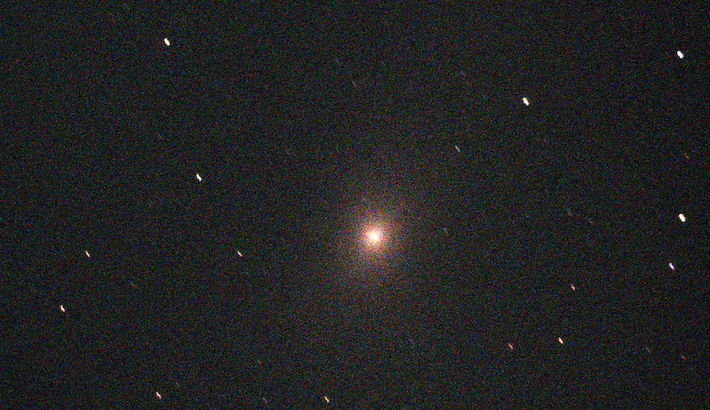
#> input picture img5.png, 710 x 410 px
$ python stack.py   (older library calls are emulated)
#> lines starting #> are read from the running program, lines starting #| are printed output that depends on the picture; long printed decimals are rounded
import cv2
import numpy as np
from PIL import Image
def get_keypoints(img, pt1=(0, 0), pt2=None):
    if pt2 is None:
        pt2 = (img.shape[1], img.shape[0])

    gray = cv2.cvtColor(img, cv2.COLOR_RGB2GRAY)
    mask = cv2.rectangle(np.zeros_like(gray), pt1, pt2, color=1, thickness=-1)
    akaze = cv2.AKAZE_create()

    return akaze.detectAndCompute(gray, mask=mask)

def get_matcher(img, kp2, des2):
    kp1, des1 = get_keypoints(img)

    if len(kp1) == 0 or len(kp2) == 0:
        return None

    bf = cv2.BFMatcher()
    matches = bf.knnMatch(des1, des2, k=2)

    good = [m for m, n in matches if m.distance < 0.8 * n.distance]

    if len(good) == 0:
        return None

    target_position = [[kp1[m.queryIdx].pt[0], kp1[m.queryIdx].pt[1]] for m in good]
    base_position = [[kp2[m.trainIdx].pt[0], kp2[m.trainIdx].pt[1]] for m in good]

    apt1 = np.array(target_position)
    apt2 = np.array(base_position)
    return apt1, apt2

def get_alignment_img(img, kp2, des2):
    height, width = img.shape[:2]
    apt1, apt2 = get_matcher(img, kp2, des2)

    mtx = cv2.estimateAffinePartial2D(apt1, apt2)[0]

    if mtx is not None:
        return cv2.warpAffine(img, mtx, (width, height))
    else:
        return None
base = np.array(Image.open("img5.png"), dtype=np.uint8)[:,:,:3]
frame = np.array(Image.open("img4.png"), dtype=np.uint8)[:,:,:3]
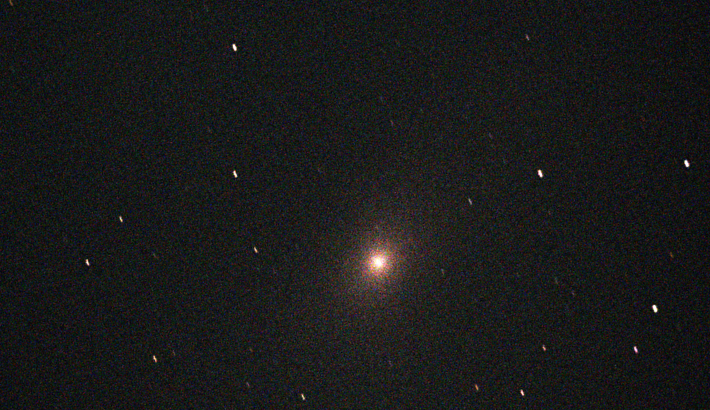
#> input picture img4.png, 710 x 410 px

kp, des = get_keypoints(base)
#> in get_keypoints, `gray = cv2.cvtColor(img, cv2.COLOR_RGB2GRAY)`:
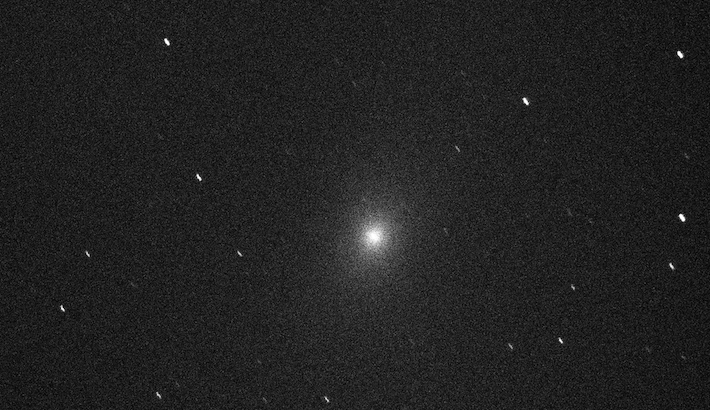
#> gray: shape (410, 710); min 0, max 255, mean 33.5
#> kp = 18 keypoints; strongest (x, y, size): (680, 54, 4.8), (374, 236, 16.1), (373, 235, 22.8), (525, 101, 5.7)
align = get_alignment_img(frame, kp, des)
#> in get_matcher, `kp1, des1 = get_keypoints(img)`: kp1 = 16 keypoints; strongest (x, y, size): (378, 262, 16.1), (655, 308, 4.8), (540, 173, 4.8), (234, 47, 4.8)
#> in get_matcher, `matches = bf.knnMatch(des1, des2, k=2)`: matches = 16 matches
#> in get_matcher, `good = [m for m, n in matches if m.distance < 0.8 * n.distance]`: good = 2 matches
#> in get_matcher, `target_position = [[kp1[m.queryIdx].pt[0], kp1[m.queryIdx].pt[1]] for ..`: target_position = [[234.1, 46.98], [377.9, 261.9]]
#> in get_matcher, `base_position = [[kp2[m.trainIdx].pt[0], kp2[m.trainIdx].pt[1]] for m ..`: base_position = [[166.6, 41.54], [372.9, 234.8]]
#> in get_matcher, `apt1 = np.array(target_position)`: apt1 = [[234.1, 46.98], [377.9, 261.9]]
#> in get_matcher, `apt2 = np.array(base_position)`: apt2 = [[166.6, 41.54], [372.9, 234.8]]
#> in get_alignment_img, `apt1, apt2 = get_matcher(img, kp2, des2)`: apt1 = [[234.1, 46.98], [377.9, 261.9]]; apt2 = [[166.6, 41.54], [372.9, 234.8]]
#> in get_alignment_img, `mtx = cv2.estimateAffinePartial2D(apt1, apt2)[0]`: mtx = [[1.07, 0.248, -94.44], [-0.248, 1.07, 49.51]]
#> in get_alignment_img, `return cv2.warpAffine(img, mtx, (width, height))`:
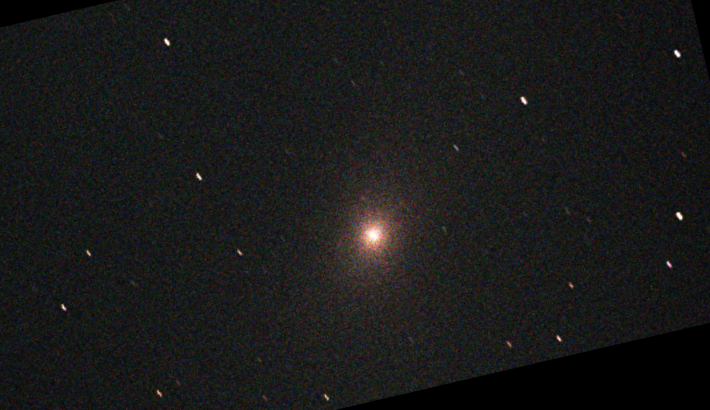
#> returned value: shape (410, 710, 3); mean of channels 0, 1, 2 25.1, 25.6, 25.1; drawn as R, G, B

Image.fromarray(align).save(fp="align.png", format = "png")

mask = align == 0
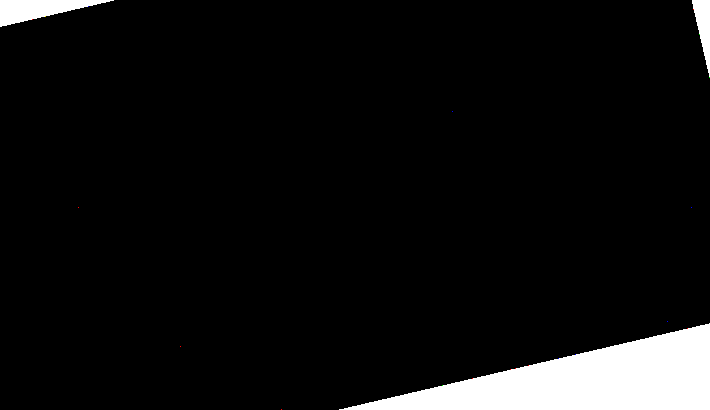
#> mask: shape (410, 710, 3) bool; mean R, G, B 0.0635, 0.0635, 0.0635
print(base.shape, frame.shape)
#| (410, 710, 3) (410, 710, 3)
avg_image = cv2.addWeighted(base, 0.5, align, 0.5, 0)

avg_image[mask] = base[mask]
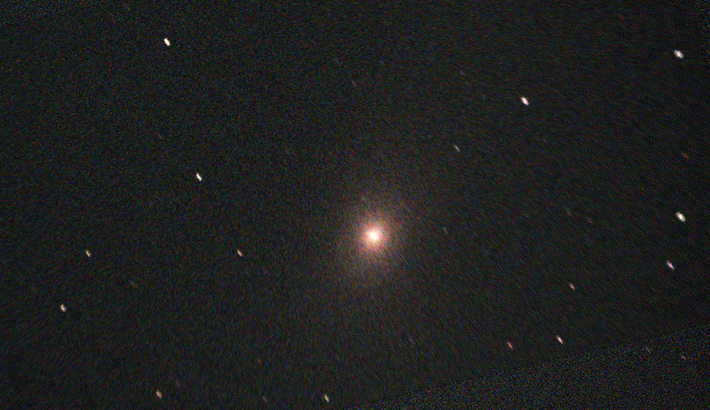
#> avg_image: shape (410, 710, 3); mean R, G, B 29.8, 30.8, 30
Image.fromarray(avg_image).save("output.png", "png")

#ラプラシアンが低いほど画像がぼやけている
base = cv2.cvtColor(base, cv2.COLOR_RGB2GRAY)
frame = cv2.cvtColor(frame, cv2.COLOR_RGB2GRAY)
avg= cv2.cvtColor(avg_image, cv2.COLOR_RGB2GRAY)
l1 = cv2.Laplacian(base, cv2.CV_64F).var()
#> l1 = 1598.2
l2 = cv2.Laplacian(frame, cv2.CV_64F).var()
#> l2 = 498.7
l3 = cv2.Laplacian(avg_image, cv2.CV_64F).var()
#> l3 = 1499.1
print(l1,l2,l3)
#| 1598.243 498.685 1499.067
